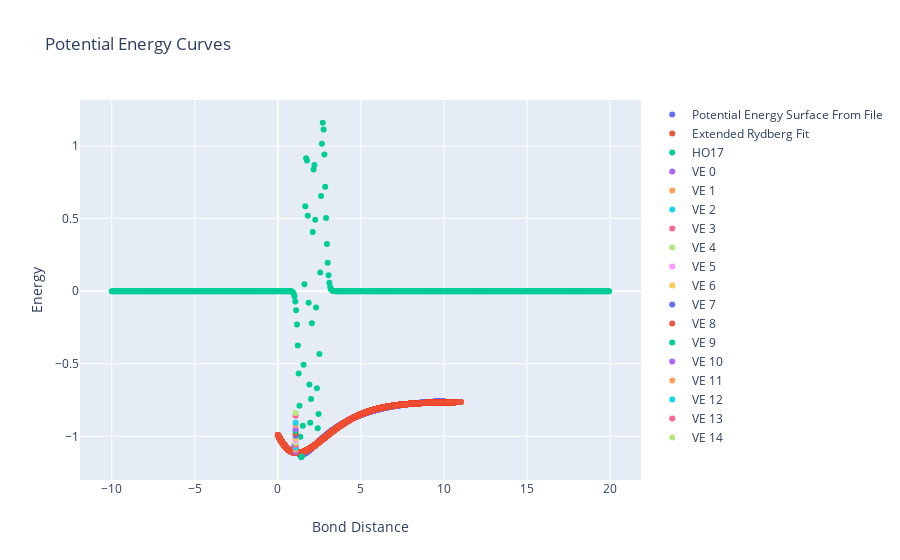

The cell this chart's notebook holds for it:
### Code cell
#Run Functions with Jupyter Widgets Overlay Here

print("Please choose how you like to set up the Extended-Rydberg Equation:")
choice = widgets.ToggleButtons(
    options = ["Use File", "Use Diatomic Constants"],
    button_style = "info",
    tooltips = ["", "Use Diatomic Constants"],
    value = None,
)

basisSize = widgets.IntText()

display(choice)

choice.observe(main, "value")

### Figure 1 — Plotly figure (JSON) as saved in the notebook; plotly's stock layout.template omitted (floating-point values rounded to 4 significant figures; data arrays with more than 128 entries replaced by an {"elided": "..."} marker saying what was removed)
{"data": [{"connectgaps": true, "mode": "markers", "name": "Potential Energy Surface From File", "type": "scatter", "x": {"elided": "901 float values"}, "y": {"elided": "901 float values"}}, {"connectgaps": true, "mode": "markers", "name": "Extended Rydberg Fit", "type": "scatter", "x": {"elided": "11001 float values"}, "y": {"elided": "11001 float values"}}, {"connectgaps": true, "mode": "markers", "name": "HO17", "type": "scatter", "x": {"elided": "600 float values"}, "y": {"elided": "600 float values"}}, {"connectgaps": true, "mode": "markers", "name": "VE 0", "type": "scatter", "x": [1.067], "y": [-1.108]}, {"connectgaps": true, "mode": "markers", "name": "VE 1", "type": "scatter", "x": [1.067], "y": [-1.093]}, {"connectgaps": true, "mode": "markers", "name": "VE 2", "type": "scatter", "x": [1.067], "y": [-1.077]}, {"connectgaps": true, "mode": "markers", "name": "VE 3", "type": "scatter", "x": [1.067], "y": [-1.06]}, {"connectgaps": true, "mode": "markers", "name": "VE 4", "type": "scatter", "x": [1.067], "y": [-1.044]}, {"connectgaps": true, "mode": "markers", "name": "VE 5", "type": "scatter", "x": [1.067], "y": [-1.028]}, {"connectgaps": true, "mode": "markers", "name": "VE 6", "type": "scatter", "x": [1.067], "y": [-1.013]}, {"connectgaps": true, "mode": "markers", "name": "VE 7", "type": "scatter", "x": [1.067], "y": [-0.9959]}, {"connectgaps": true, "mode": "markers", "name": "VE 8", "type": "scatter", "x": [1.067], "y": [-0.9809]}, {"connectgaps": true, "mode": "markers", "name": "VE 9", "type": "scatter", "x": [1.067], "y": [-0.9636]}, {"connectgaps": true, "mode": "markers", "name": "VE 10", "type": "scatter", "x": [1.067], "y": [-0.9496]}, {"connectgaps": true, "mode": "markers", "name": "VE 11", "type": "scatter", "x": [1.067], "y": [-0.9214]}, {"connectgaps": true, "mode": "markers", "name": "VE 12", "type": "scatter", "x": [1.067], "y": [-0.906]}, {"connectgaps": true, "mode": "markers", "name": "VE 13", "type": "scatter", "x": [1.067], "y": [-0.8581]}, {"connectgaps": true, "mode": "markers", "name": "VE 14", "type": "scatter", "x": [1.067], "y": [-0.8401]}], "layout": {"title": {"text": "Potential Energy Curves"}, "xaxis": {"title": {"text": "Bond Distance"}}, "yaxis": {"title": {"text": "Energy"}}}}
